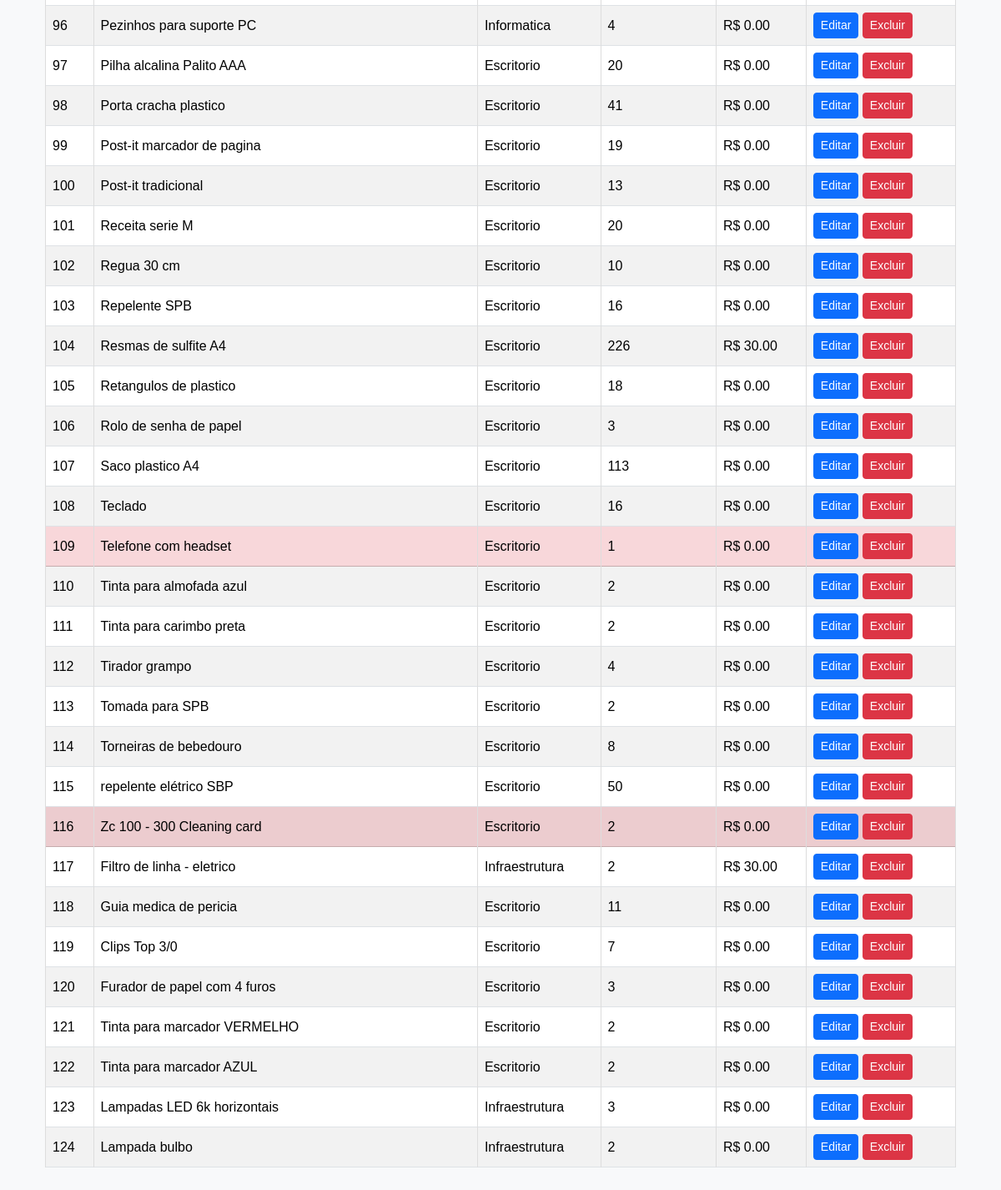
The page / (signed in, lower part) on the database as committed earlier.
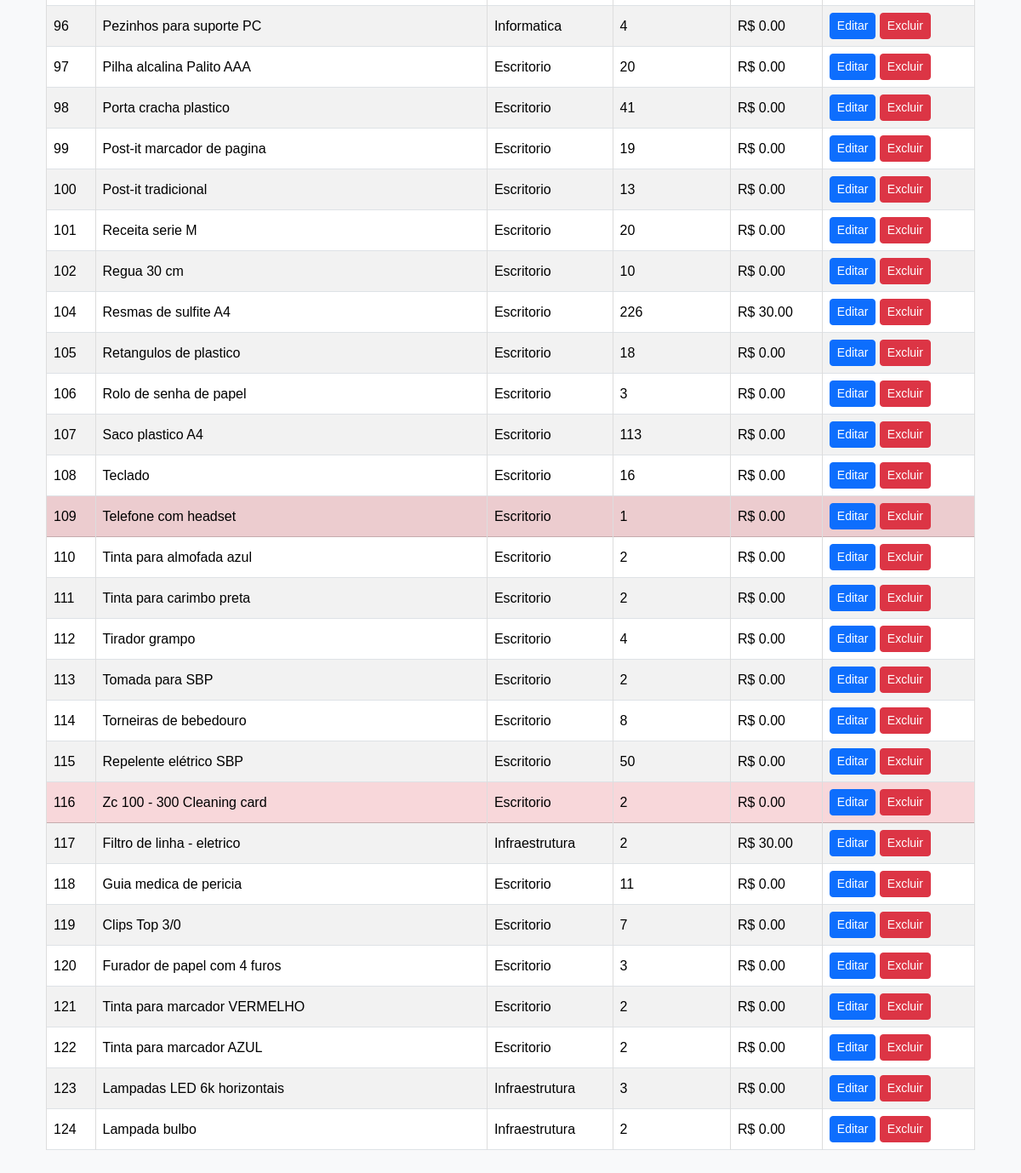
The same page on the database as committed later.
### models.py (models this page shows)
class Produto(db.Model):
    __tablename__ = 'produtos'
    id = db.Column(db.Integer, primary_key=True)
    nome = db.Column(db.String(100), nullable=False)
    quantidade = db.Column(db.Integer, nullable=False)
    preco = db.Column(db.Float, nullable=False)
    estoque_minimo = db.Column(db.Integer, nullable=False, default=0)
    categoria_id = db.Column(db.Integer, db.ForeignKey('categoria.id'), nullable=False)

class Categoria(db.Model):
    id = db.Column(db.Integer, primary_key=True)
    nome = db.Column(db.String(50), nullable=False, unique=True)
    produtos = db.relationship('Produto', backref='categoria', lazy=True)

### app.py (the view)
@app.route('/')
@login_required
def index():
    busca = request.args.get('busca')
    categorias = Categoria.query.all()
    if busca:
        produtos = Produto.query.join(Categoria).filter(
            Produto.nome.ilike(f'%{busca}%') |
            Categoria.nome.ilike(f'%{busca}%')
        ).all()
    else:
        produtos = Produto.query.all()
    return render_template('index.html', produtos=produtos, categorias=categorias)

### app.py (called while the page is built)
@login_manager.user_loader
def load_user(user_id):
    return Usuario.query.get(int(user_id))

### models.py (called while the page is built)
    @property
    def is_admin(self):
        return self.tipo == 'admin'

### templates/index.html (shortened to what this page needs)
{% extends 'base.html' %}
{% block content %}
<div class="container mt-4">
  <div class="table-responsive">
    <table class="table table-bordered table-striped table-hover align-middle">
      <tbody>
        {% for p in produtos %}
        <tr class="{% if p.quantidade <= p.estoque_minimo %}table-danger{% endif %}">
          <td>{{ p.id }}</td>
          <td>{{ p.nome }}</td>
          <td>{{ p.categoria.nome }}</td>
          <td>{{ p.quantidade }}</td>
          <td>R$ {{ "%.2f"|format(p.preco) }}</td>
          <td>
            <a href="{{ url_for('edit', id=p.id) }}" class="btn btn-sm btn-primary">Editar</a>
            <a href="{{ url_for('delete', id=p.id) }}" class="btn btn-sm btn-danger"
               onclick="return confirm('Deseja mesmo excluir este produto?');">Excluir</a>
          </td>
        </tr>
        {% else %}
        <tr>
          <td colspan="6" class="text-center">Nenhum produto encontrado.</td>
        </tr>
        {% endfor %}
      </tbody>
    </table>
  </div>
</div>
{% endblock %}

Rows that differ between the two databases and show on the page:
removed Produto: id "103", nome "Repelente SPB", categoria.nome "Escritorio", quantidade "16", preco "0.00"
changed Produto id 113: nome "Tomada para SPB" → "Tomada para SBP"
changed Produto id 115: nome "repelente elétrico SBP" → "Repelente elétrico SBP"
